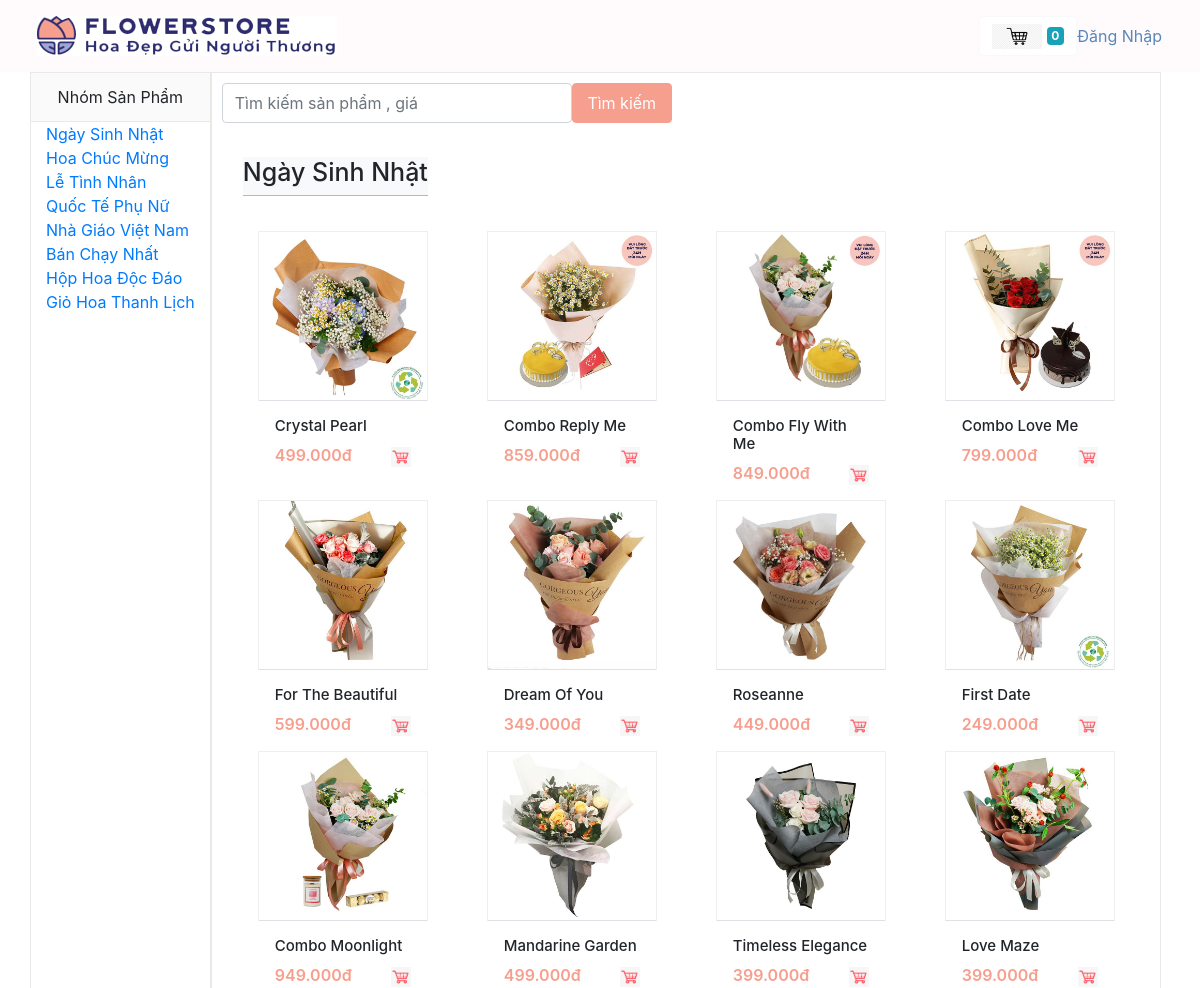
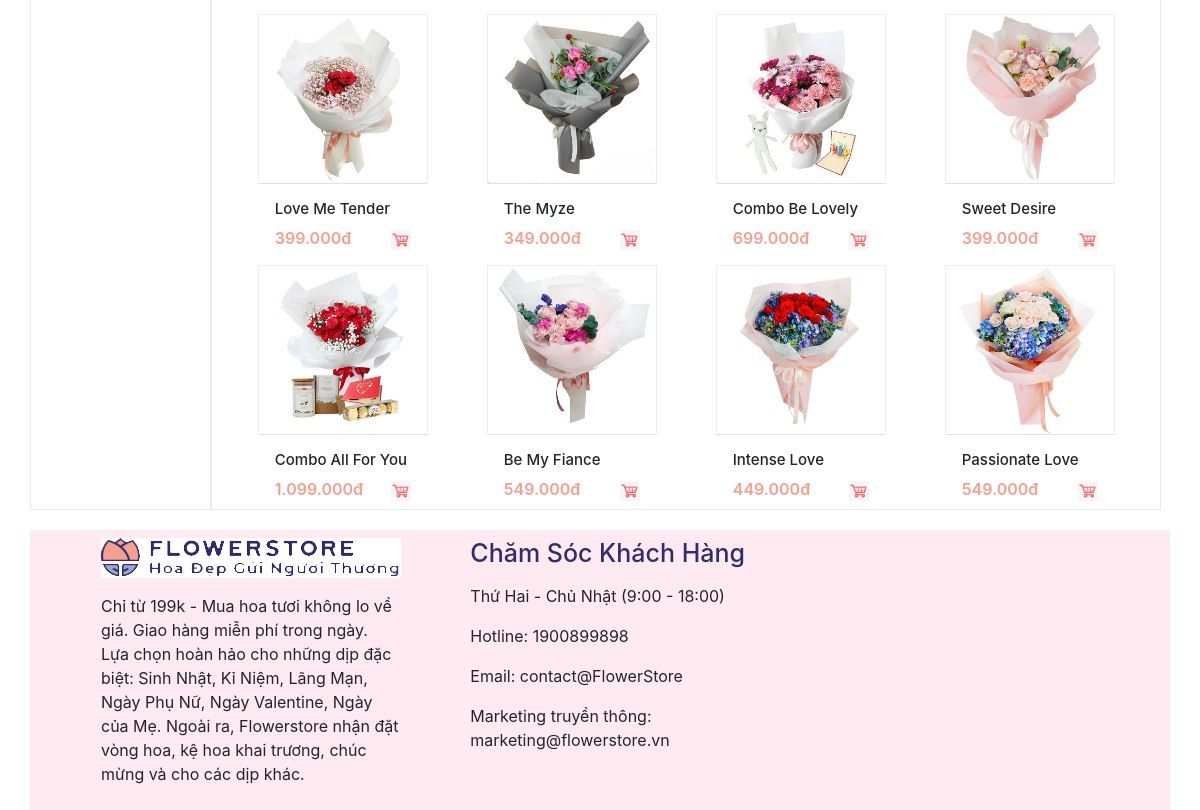
Screenshot of /Category.php?id_category=1 with the database file from the repository (2 pictures, top to bottom).
### tables this page shows
CREATE TABLE `category` (
  `id_category` int(11) NOT NULL,
  `name` varchar(50) NOT NULL,
  `created_at` datetime DEFAULT NULL,
  `updated_at` datetime DEFAULT NULL
);

CREATE TABLE `products` (
  `id_product` int(11) NOT NULL,
  `id_category` int(11) DEFAULT NULL,
  `title` varchar(250) DEFAULT NULL,
  `price` float DEFAULT NULL,
  `content` longtext DEFAULT NULL,
  `thumbnail` varchar(500) DEFAULT NULL,
  `created_at` datetime DEFAULT NULL,
  `updated_at` datetime DEFAULT NULL
);

### db/dbhelper.php (called while the page is built, shortened)
<?php
function executeResult($sql, $onlyOne = false) {
	$conn = mysqli_connect(HOST, USERNAME, PASSWORD, DATABASE);
	mysqli_set_charset($conn, 'utf8');
	$resultset = mysqli_query($conn, $sql);
	$data = [];
	if($onlyOne) {
		$data = mysqli_fetch_array($resultset, 1);
	} else {
		$data = [];
		while(($row = mysqli_fetch_array($resultset, 1)) != null) {
			$data[] = $row;
		}
	}
	return $data;
}

### untils/utility.php (called while the page is built, shortened)
<?php
function removeSpecialCharacter($str) {
	$str = str_replace('\\', '\\\\', $str);
	$str = str_replace('\'', '\\\'', $str);
	return $str;
}
function getGet($key) {
	$value = '';
	if(isset($_GET[$key])) {
		$value = $_GET[$key];
	}
	return removeSpecialCharacter($value);
}

### Category.php (the view, shortened to what this page needs)
 <?php
 require_once('db/dbhelper.php');
 require_once('untils/utility.php');
 include_once('layout/header.php');
 include_once('layout/sidebar.php');
 ?>
 <div class=" sidebar-box col-md-10"  >
      <form class="row" style="padding: 10px" method="get">
    <div class="form-group" >
      <input class="form-control" type="text" name="search" placeholder="Tìm kiếm sản phẩm , giá" style="height:40px;width:350px" >
    </div>
    <div>
     <button class="btn bg-pink text-white " type="submit" name="submit"style="height:40px;width:100px">Tìm kiếm</button>
    </div>
  </form>
   <div class=" navbar ">
     <?php
     $id = getGet('id_category');
     if (isset($id) ) {
      if ($id > 0) {
       $BanChay = executeResult('select * from category where id_category= '.$id,true);
       ?>
       <h3 class="bg-light  section-title-1" style="font-size: 25px"><span class="text-body"><?=$BanChay['name']?></span></h3>
       <div class="tab-pane">
        <div class="row">
         <?php
         $cate = executeResult('select * from products where id_category='.$_GET['id_category']);
         foreach ($cate as $item) {
           echo '<div class="col-md-3 col-9 " >
           <ul class="zoom">
             <div class="product-box-2 h-100 position-relative ">
               <a class="h-100 w-100" href="Details.php?id_product='.$item['id_product'].'">
               <img  src="upload/images/'.$item['thumbnail'].'" alt="hover" style="width:100%" />
               </a>
               <div class="p-3 border-top" >
                 <h2 class=" " style="font-size:15px">'.$item['title'].'</h2>
                 <div class="align-items-end  w-100" >
                   <div class="float-left flex-grow-1 price-box">
                     <div class="strong-600 d-lg-block product-price" style="color: #f79f8e">
                     '.number_format($item['price'],0,',','.').'đ
                     </div>
                     </div>
                     <div class="float-right d-lg-blockk">
                     <i class=""><img src="upload/images/logocart.png" style="width: 20px; hight: 20px"/></i>
                     </div>
                 </div>
               </div>
             </div>
           </ul>
           </div>  ';
         }
         ?>
       </div>
     </div>
     <?php
   }
 }
 ?>
</div>
</div>
<div style="padding: 10px"></div>
<?php
include_once('layout/footer.php');
?>

### layout/header.php (shortened to what this page needs)
<!DOCTYPE html>
<html>
<head>
  <link rel="stylesheet" href="https://maxcdn.bootstrapcdn.com/bootstrap/4.4.1/css/bootstrap.min.css">
</head>
<body>
  <nav class="navbar navbar-nav  navbar-right  " style="background: #ffaacc0d">
    <div class="container">
      <div>
        <ul class="navbar-nav" >
          <li class="nav-item active ">
            <a class="nav-link" href="TrangChu.php">
              <img src="upload/images/logo2.png"  alt="TrangChu.php" height="40px" >
            </a>
          </li>
        </ul>
      </div>
      <?php
      $count = 0;
      $user = (isset($_SESSION['user'])) ? $_SESSION['user'] : [];
      ?>
      <div class="row">
           <a href="Cart.php">
          <button type="button" class="btn btn-light" style="height: 40px;background: white; ">
            <img src="upload/images/cart.png" width="50px" height="25px" />
            <span class="badge badge-info" ><?=$count?></span>
          </button>
        </a>
        <?php if (isset($user['email'])) {  ?>
          <div class=" ">
           <button type="" class="btn btn-default " ><?php echo $user['email'] ?> <span class="caret"></span></button>
             <a href="Logout.php" style="color: #f79f8e">Thoát</a>
         </div>
       <?php }else{?>
         <div class="">
          <a href="Login.php" class="nav-link text " > Đăng Nhập <span class="caret"></span></a>
        </div>
      <?php }?>
    </div>
  </div>
</nav>

### layout/sidebar.php (shortened to what this page needs)
<div class="container">
<div class="row">
	<div class="bg-white sidebar-box md-3">
		<div class="box-title text-center">
			Nhóm Sản Phẩm
		</div>
		<div class="">
			<?php
			$categoryAll = executeResult('select * from category ');
			foreach ($categoryAll as $item) {
				echo '<div class="col-md-12 ">
				<a href="Category.php?id_category='.$item['id_category'].'">'.$item['name'].'</a>
				</div>';
			}
			?>
		</div>
	</div>

### layout/footer.php
<footer class=" navbar  navbar-light" style="background: #ffaacc40">
  <div class="container">
    <div class="row  ">
      <div class="col-md-4">
      <ul>
          <a href="TrangChu.php" >
        <img src="upload/images/logo4.png" height="40px">
      </a>
      </ul>
     <ul>
         <p>
       Chỉ từ 199k - Mua hoa tươi không lo về giá. Giao hàng miễn phí trong ngày.
       Lựa chọn hoàn hảo cho những dịp đặc biệt: Sinh Nhật, Kỉ Niệm, Lãng Mạn, Ngày Phụ Nữ, Ngày Valentine, Ngày của Mẹ. Ngoài ra, Flowerstore nhận đặt vòng hoa, kệ hoa khai trương, chúc mừng và cho các dịp khác.
     </p>
     </ul>
   </div>
   <div class=" col-md-4 ">
    <ul>
          <h2  style="font-size:25px;color: #302d6f">Chăm Sóc Khách Hàng</h2>
    </ul>
     <ul>
      <p>Thứ Hai - Chủ Nhật (9:00 - 18:00)</p>
      <p>Hotline: 1900899898</p>
       <p>Email: contact@FlowerStore</p>
       <p>Marketing truyền thông: marketing@flowerstore.vn</p>
     </ul>
   </div>
   <div class="col-md-4">
    <iframe src="https://www.google.com/maps/embed?pb=!1m14!1m8!1m3!1d11823.22391372222!2d105.85205077759457!3d21.029390682714098!3m2!1i1024!2i768!4f13.1!3m3!1m2!1s0x3135ab351899dd37%3A0x57738242c8c480ea!2zVGhlIEZsb3dlciBTaG9wIC0gVGnhu4dtIEhvYSBUxrDGoWk!5e0!3m2!1svi!2s!4v1647188714075!5m2!1svi!2s" width="400" height="230" style="border:0;" allowfullscreen="" loading="lazy"></iframe>
  </div>
</div>
</div>
</footer>
</body>
</html>

### rows the page displays
category: name "Ngày Sinh Nhật"
category: name "Hoa Chúc Mừng"
category: name "Lễ Tình Nhân"
category: name "Quốc Tế Phụ Nữ"
category: name "Nhà Giáo Việt Nam"
category: name "Bán Chạy Nhất"
category: name "Hộp Hoa Độc Đáo"
category: name "Giỏ Hoa Thanh Lịch"
products: thumbnail (picture), title "Crystal Pearl", price "499.000"
products: thumbnail (picture), title "Combo Reply Me", price "859.000"
products: thumbnail (picture), title "Combo Fly With Me", price "849.000"
products: thumbnail (picture), title "Combo Love Me", price "799.000"
products: thumbnail (picture), title "For The Beautiful", price "599.000"
products: thumbnail (picture), title "Dream Of You", price "349.000"
products: thumbnail (picture), title "Roseanne", price "449.000"
products: thumbnail (picture), title "First Date", price "249.000"
products: thumbnail (picture), title "Combo Moonlight", price "949.000"
products: thumbnail (picture), title "Mandarine Garden", price "499.000"
products: thumbnail (picture), title "Timeless Elegance", price "399.000"
products: thumbnail (picture), title "Love Maze", price "399.000"
products: thumbnail (picture), title "Love Me Tender", price "399.000"
products: thumbnail (picture), title "The Myze", price "349.000"
products: thumbnail (picture), title "Combo Be Lovely", price "699.000"
products: thumbnail (picture), title "Sweet Desire", price "399.000"
products: thumbnail (picture), title "Combo All For You", price "1.099.000"
products: thumbnail (picture), title "Be My Fiance", price "549.000"
products: thumbnail (picture), title "Intense Love", price "449.000"
products: thumbnail (picture), title "Passionate Love", price "549.000"

### other values shown
$count "0"
